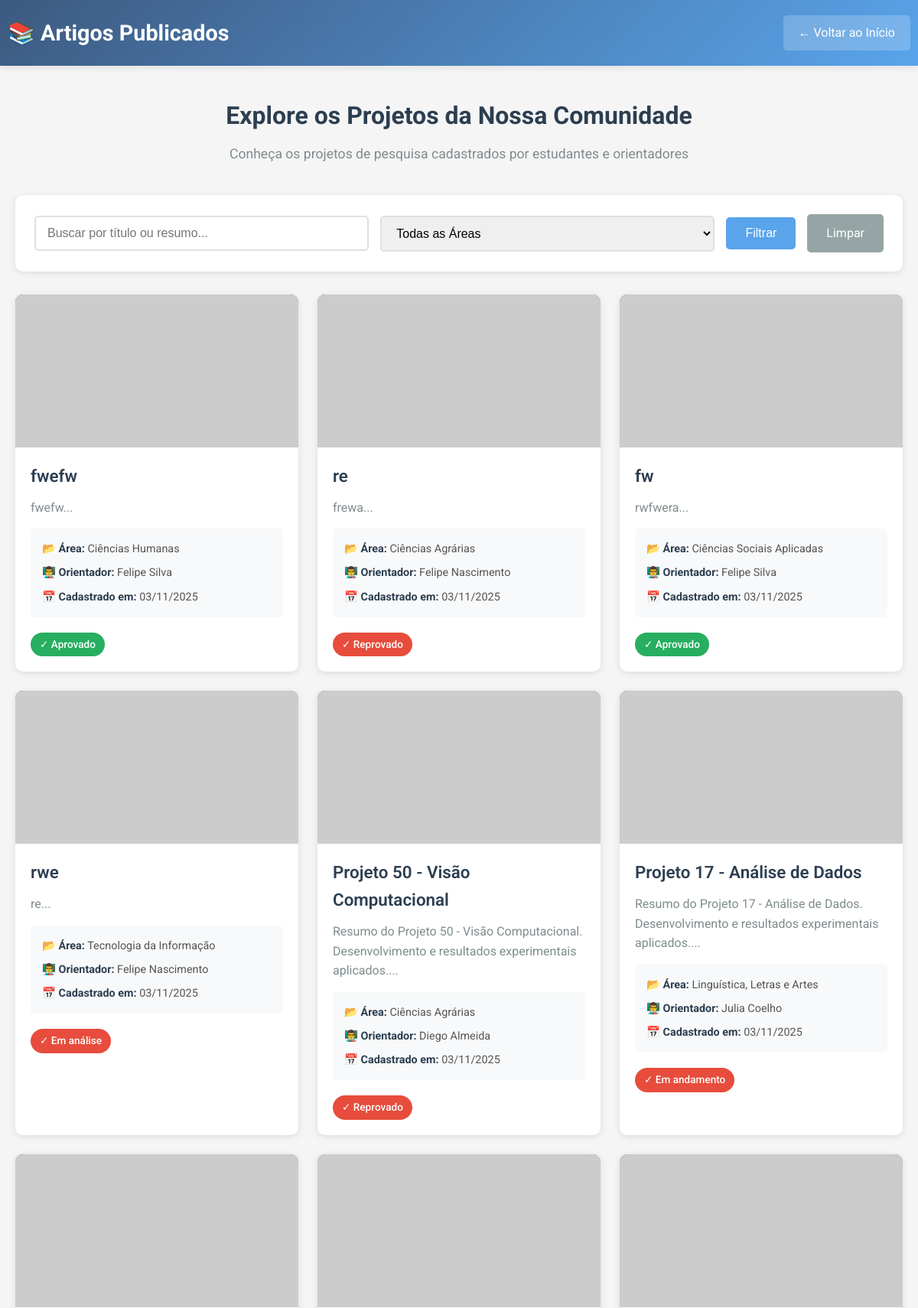
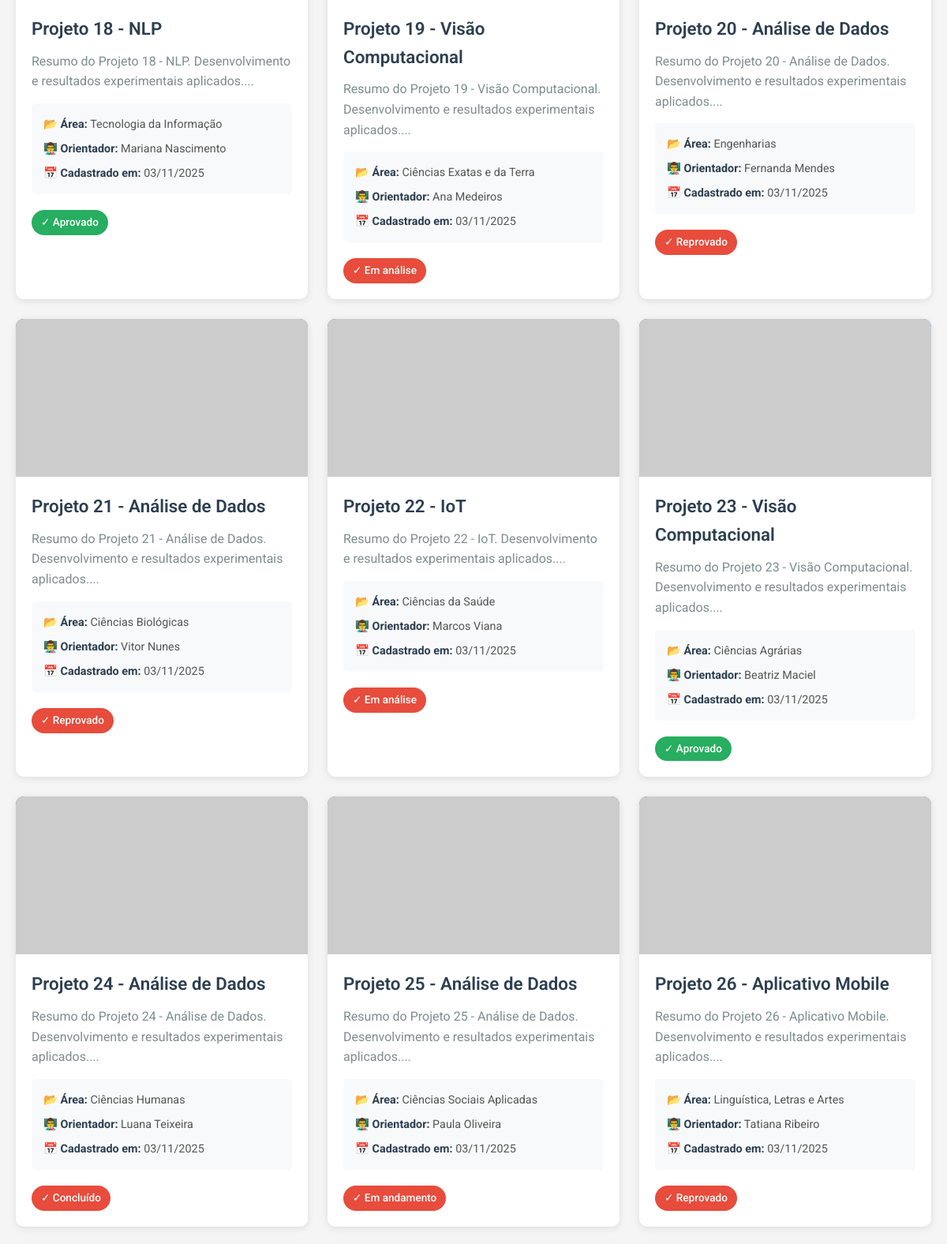
Screenshot of /pages/artigos_publicos.php (upper part) with the database file from the repository (2 pictures, top to bottom).
### tables this page shows
CREATE TABLE `projetos` (
  `id` int(11) NOT NULL,
  `titulo` varchar(255) NOT NULL,
  `resumo` text,
  `id_orientador` int(11) NOT NULL,
  `id_area` int(11) NOT NULL,
  `status` int(11) NOT NULL,
  `data_cadastro` timestamp NOT NULL DEFAULT CURRENT_TIMESTAMP,
  `imagem` varchar(255) DEFAULT NULL
);

CREATE TABLE `areas` (
  `id` int(11) NOT NULL,
  `nome` varchar(100) NOT NULL
);

CREATE TABLE `orientadores` (
  `id` int(11) NOT NULL,
  `nome` varchar(200) NOT NULL,
  `email` varchar(150) NOT NULL
);

CREATE TABLE `status` (
  `id` int(11) NOT NULL,
  `descricao` varchar(50) NOT NULL
);

### pages/artigos_publicos.php (the view, shortened to what this page needs)
<?php
$usuario_logado = isset($_SESSION['usuario_id']);
$conexao = getConnection();
$filtro_busca = isset($_GET['busca']) ? $_GET['busca'] : '';
$query = "SELECT p.*, o.nome as orientador_nome, a.nome as area_nome, s.descricao as status_descricao
          FROM projetos p
          LEFT JOIN orientadores o ON p.id_orientador = o.id
          LEFT JOIN areas a ON p.id_area = a.id
          LEFT JOIN status s ON p.status = s.id
          WHERE 1=1";
$query .= " ORDER BY p.data_cadastro DESC";
$result = $conexao->query($query);
$projetos = [];
while ($row = $result->fetch_assoc()) {
    $projetos[] = $row;
}
?>
<!DOCTYPE html>
<html lang="pt-BR">
<head>
    <link rel="stylesheet" href="../css/index.css">
</head>
<body>
    <header class="public-header">
        <div class="container">
            <h1>📚 Artigos Publicados</h1>
            <?php if ($usuario_logado): ?>
                <a href="meu_perfil.php" class="btn-voltar">← Meu Perfil</a>
            <?php else: ?>
                <a href="../index.php" class="btn-voltar">← Voltar ao Início</a>
            <?php endif; ?>
        </div>
    </header>
    <div class="public-container">
        <div class="page-intro">
            <h2>Explore os Projetos da Nossa Comunidade</h2>
            <p>Conheça os projetos de pesquisa cadastrados por estudantes e orientadores</p>
        </div>
        <div class="filtros-publicos">
            <form method="GET" action="" class="filtros-form">
                <div class="filtro-group">
                    <input type="text"
                           name="busca"
                           placeholder="Buscar por título ou resumo..."
                           value="<?php echo htmlspecialchars($filtro_busca); ?>"
                           class="input-busca">
                </div>
                <div class="filtro-group">
                    <select name="area" class="select-filtro">
                        <option value="">Todas as Áreas</option>
                    </select>
                </div>
                <button type="submit" class="btn-filtrar">Filtrar</button>
                <a href="artigos_publicos.php" class="btn-limpar">Limpar</a>
            </form>
        </div>
        <?php if (count($projetos) > 0): ?>
            <div class="artigos-grid">
                <?php foreach ($projetos as $projeto): ?>
                    <div class="artigo-card">
                        <div class="artigo-imagem">
                            <?php if (!empty($projeto['imagem']) && file_exists('../uploads/' . $projeto['imagem'])): ?>
                                <img src="../uploads/<?php echo htmlspecialchars($projeto['imagem']); ?>"
                                     alt="<?php echo htmlspecialchars($projeto['titulo']); ?>">
                            <?php else: ?>
                                <img src="https://via.placeholder.com/350x200/3d5a80/ffffff?text=Artigo+Acadêmico"
                                     alt="Imagem padrão">
                            <?php endif; ?>
                        </div>
                        <div class="artigo-info">
                            <h3 class="artigo-titulo"><?php echo htmlspecialchars($projeto['titulo']); ?></h3>
                            <p class="artigo-resumo"><?php echo htmlspecialchars(substr($projeto['resumo'], 0, 150)) . '...'; ?></p>
                            <div class="artigo-meta">
                                <span class="meta-item">
                                    <strong>📂 Área:</strong> <?php echo htmlspecialchars($projeto['area_nome']); ?>
                                </span>
                                <span class="meta-item">
                                    <strong>👨‍🏫 Orientador:</strong> <?php echo htmlspecialchars($projeto['orientador_nome'] ?? 'N/A'); ?>
                                </span>
                                <span class="meta-item">
                                    <strong>📅 Cadastrado em:</strong> <?php echo date('d/m/Y', strtotime($projeto['data_cadastro'])); ?>
                                </span>
                            </div>
                            <?php
                            $status_class = 'pendente';
                            if ($projeto['status'] == 8) {
                                $status_class = 'aprovado';
                            } elseif ($projeto['status'] == 5) {
                                $status_class = 'em-andamento';
                            }
                            ?>
                            <span class="badge-status <?php echo $status_class; ?>">✓ <?php echo htmlspecialchars($projeto['status_descricao']); ?></span>
                        </div>
                    </div>
                <?php endforeach; ?>
            </div>
        <?php endif; ?>
    </div>
</body>
</html>

### css/index.css (style rules this page uses)
* { margin: 0; padding: 0; box-sizing: border-box; }
html { scroll-behavior: smooth; }
body { font-family: "Roboto", sans-serif; background-color: #f5f5f5; line-height: 1.6; color: #333; }
.container { max-width: 1200px; margin: 0 auto; padding: 0 2rem; }

### rows the page displays
projetos: titulo "fwefw", resumo "fwefw", id_area.nome "Ciências Humanas", id_orientador.nome "Felipe Silva", data_cadastro "03/11/2025", status.descricao "Aprovado"
projetos: titulo "re", resumo "frewa", id_area.nome "Ciências Agrárias", id_orientador.nome "Felipe Nascimento", data_cadastro "03/11/2025", status.descricao "Reprovado"
projetos: titulo "fw", resumo "rwfwera", id_area.nome "Ciências Sociais Aplicadas", id_orientador.nome "Felipe Silva", data_cadastro "03/11/2025", status.descricao "Aprovado"
projetos: titulo "rwe", resumo "re", id_area.nome "Tecnologia da Informação", id_orientador.nome "Felipe Nascimento", data_cadastro "03/11/2025", status.descricao "Em análise"
projetos: titulo "Projeto 50 - Visão Computacional", resumo "Resumo do Projeto 50 - Visão Computacional. Desenvolvimento e resultados experimentais aplicados.", id_area.nome "Ciências Agrárias", id_orientador.nome "Diego Almeida", data_cadastro "03/11/2025", status.descricao "Reprovado"
projetos: titulo "Projeto 17 - Análise de Dados", resumo "Resumo do Projeto 17 - Análise de Dados. Desenvolvimento e resultados experimentais aplicados.", id_area.nome "Linguística, Letras e Artes", id_orientador.nome "Julia Coelho", data_cadastro "03/11/2025", status.descricao "Em andamento"
projetos: titulo "Projeto 18 - NLP", resumo "Resumo do Projeto 18 - NLP. Desenvolvimento e resultados experimentais aplicados.", id_area.nome "Tecnologia da Informação", id_orientador.nome "Mariana Nascimento", data_cadastro "03/11/2025", status.descricao "Aprovado"
projetos: titulo "Projeto 19 - Visão Computacional", resumo "Resumo do Projeto 19 - Visão Computacional. Desenvolvimento e resultados experimentais aplicados.", id_area.nome "Ciências Exatas e da Terra", id_orientador.nome "Ana Medeiros", data_cadastro "03/11/2025", status.descricao "Em análise"
projetos: titulo "Projeto 20 - Análise de Dados", resumo "Resumo do Projeto 20 - Análise de Dados. Desenvolvimento e resultados experimentais aplicados.", id_area.nome "Engenharias", id_orientador.nome "Fernanda Mendes", data_cadastro "03/11/2025", status.descricao "Reprovado"
projetos: titulo "Projeto 21 - Análise de Dados", resumo "Resumo do Projeto 21 - Análise de Dados. Desenvolvimento e resultados experimentais aplicados.", id_area.nome "Ciências Biológicas", id_orientador.nome "Vitor Nunes", data_cadastro "03/11/2025", status.descricao "Reprovado"
projetos: titulo "Projeto 22 - IoT", resumo "Resumo do Projeto 22 - IoT. Desenvolvimento e resultados experimentais aplicados.", id_area.nome "Ciências da Saúde", id_orientador.nome "Marcos Viana", data_cadastro "03/11/2025", status.descricao "Em análise"
projetos: titulo "Projeto 23 - Visão Computacional", resumo "Resumo do Projeto 23 - Visão Computacional. Desenvolvimento e resultados experimentais aplicados.", id_area.nome "Ciências Agrárias", id_orientador.nome "Beatriz Maciel", data_cadastro "03/11/2025", status.descricao "Aprovado"
projetos: titulo "Projeto 24 - Análise de Dados", resumo "Resumo do Projeto 24 - Análise de Dados. Desenvolvimento e resultados experimentais aplicados.", id_area.nome "Ciências Humanas", id_orientador.nome "Luana Teixeira", data_cadastro "03/11/2025", status.descricao "Concluído"
projetos: titulo "Projeto 25 - Análise de Dados", resumo "Resumo do Projeto 25 - Análise de Dados. Desenvolvimento e resultados experimentais aplicados.", id_area.nome "Ciências Sociais Aplicadas", id_orientador.nome "Paula Oliveira", data_cadastro "03/11/2025", status.descricao "Em andamento"
projetos: titulo "Projeto 26 - Aplicativo Mobile", resumo "Resumo do Projeto 26 - Aplicativo Mobile. Desenvolvimento e resultados experimentais aplicados.", id_area.nome "Linguística, Letras e Artes", id_orientador.nome "Tatiana Ribeiro", data_cadastro "03/11/2025", status.descricao "Reprovado"
